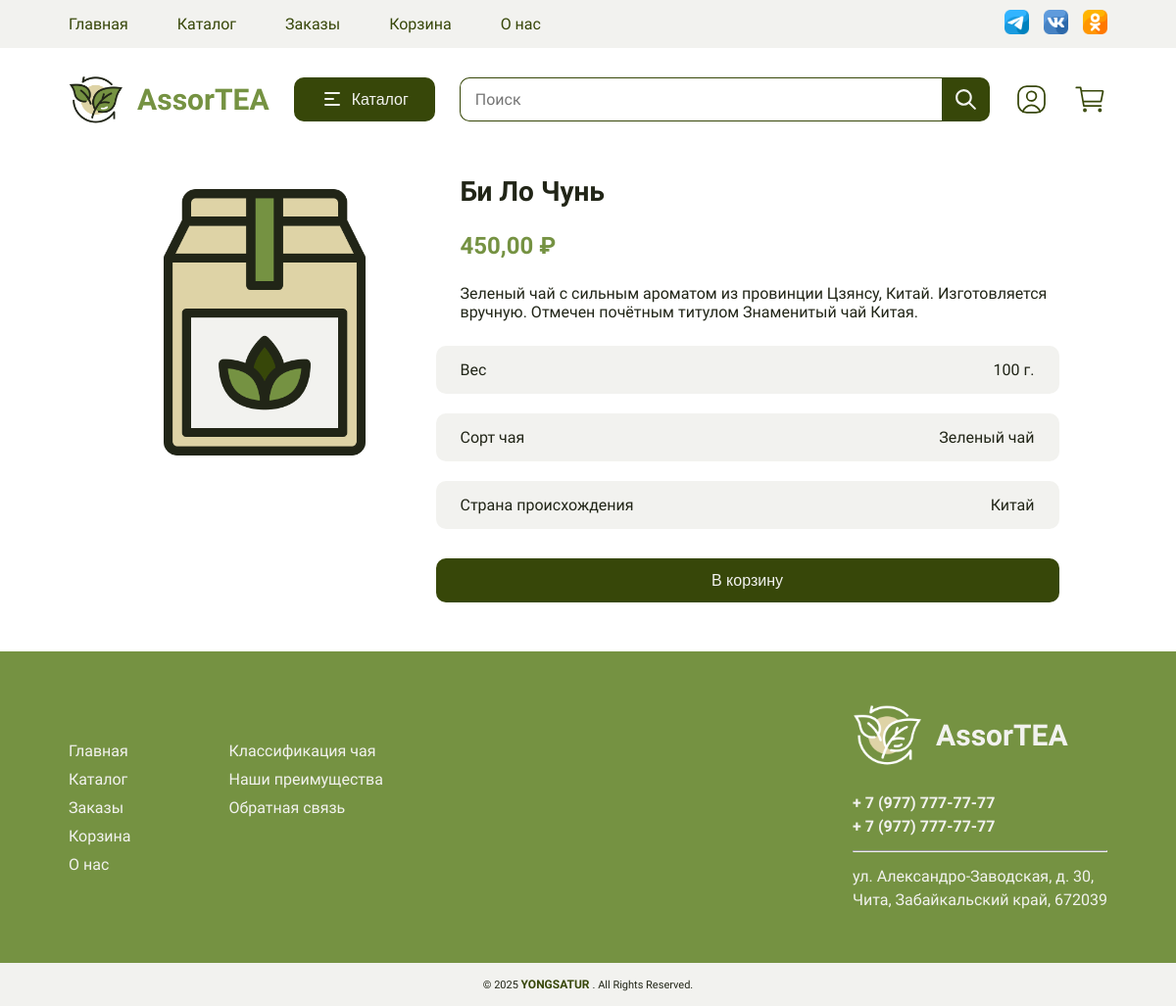
Page /product/2/bi-lo-chun/ on the committed database.
### eshop/models.py (models this page shows, shortened)
class Product(models.Model):
    categoryID = models.ForeignKey(Category, related_name = 'products', on_delete = models.CASCADE)
    sortID = models.ForeignKey(Sort, blank = True, null = True, on_delete = models.SET_NULL)
    countryID = models.ForeignKey(Country, blank = True, null = True, on_delete = models.SET_NULL)
    name = models.CharField(max_length = 250, db_index = True)
    slug = models.SlugField(max_length = 250, db_index = True)
    image = models.ImageField(upload_to = 'products', blank = True, null = True)
    price = models.DecimalField(max_digits = 10, decimal_places = 2)
    description = models.TextField(blank = True)
    weight = models.DecimalField(max_digits = 5, decimal_places = 0, default = 0)
    available = models.BooleanField(default = True)
    class Meta:
        ordering = ('name', )
        indexes = [models.Index(fields = ['id', 'slug'])]
        verbose_name = 'Продукт'
        verbose_name_plural = 'Продукты'

class Sort(models.Model):
    name = models.CharField(max_length = 200, db_index = True)
    class Meta:
        verbose_name = 'Сорт'
        verbose_name_plural = 'Сорта'
    def __str__(self):
        return self.name

class Country(models.Model):
    name = models.CharField(max_length = 200, db_index = True)
    class Meta:
        verbose_name = 'Страна'
        verbose_name_plural = 'Страны'
    def __str__(self):
        return self.name

### eshop/views.py (the view)
# urls.py: path('product/<int:id>/<slug:slug>/', views.product, name = 'product'),
def product(request, id, slug):
    product = get_object_or_404(Product, id = id, slug = slug, available = True)
    return render(request, 'product.html', { 'product': product })

### eshop/templates/product.html (shortened to what this page needs)
{% extends "index.html" %}
{% load static %}
{% block content %}
<section class="info_product">
    <div class="image_product">
        <img src="{{product.image.url}}">
    </div>
    <div class="description">
        <h2>{{product.name}}</h2>
        <p class="price">{{product.price}} ₽</p>
        <p>{{product.description}}</p>
        <div class="character">
            <p>Вес</p>
            <p>{{product.weight}} г.</p>
        </div>
        {% if product.sortID %}
            <div class="character">
                <p>Сорт чая</p>
                <p>{{product.sortID}}</p>
            </div>
        {% endif %}
        {% if product.countryID %}
            <div class="character">
                <p>Страна происхождения</p>
                <p>{{product.countryID}}</p>
            </div>
        {% endif %}
        <form action="{% url 'cart_add' product.id %}" method="POST" class="cartAddForm" id="cartAddForm">
            <button type="submit">В корзину</button>
        </form>
    </div>
</section>
{% endblock %}

### static/css/style.css (style rules this page uses)
html { font-family: sans-serif; }
body { margin: 0; }
h1, h2, h3, h4, h5, h6, span, p, a, li, small, label { font-family: "Mulish", serif; margin: 0; color: #212517; }
h2 { font-weight: 600; font-size: 28px; padding-bottom: 70px; }
h2::after { position: relative; display: block; content: ''; width: 75px; height: 2px; top: 30px; left: 0; right: 0; bottom: 0; margin: 0 auto; background: #212517; }
p, li { font-size: 16px; }
button { height: 45px; padding: 0 25px; border-radius: 10px; font-size: 16px; color: #f2f2ef; background-color: #374709; border: 2px solid #374709; }
form button, .product button, .cart button { width: 100%; }
.info_product { display: flex; justify-content: center; padding: 25px 70px 50px; }
.info_product button { width: 100%; }
.info_product .image_product img { width: 300px; }
.info_product .description { width: 60%; margin-left: 25px; }
.info_product .description h2 { padding-bottom: 25px; margin-left: 25px; }
.info_product .description h2::after { display: none; }
.info_product .description p { margin-bottom: 25px; margin-left: 25px; }
.price { font-family: "Rubik Vinyl", serif; font-size: 24px; font-weight: 600; color: #759242; }
.info_product .description .character { display: flex; justify-content: space-between; background-color: #f2f2ef; border-radius: 10px; padding: 15px 25px; margin-bottom: 20px; }
.info_product .description .character p { margin: 0; }
.info_product button { margin-top: 10px; }

### rows in the picture
Product: image (picture), name "Би Ло Чунь", price "450,00", description "Зеленый чай с сильным ароматом из провинции Цзянсу, Китай. Изготовляется вручную. Отмечен почётным титулом Знаменитый чай Китая.", weight "100", sortID "Зеленый чай", countryID "Китай"
